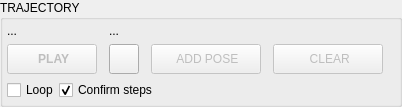
             <widget class="QGroupBox" name="gb_trajectory">
              <property name="sizePolicy">
               <sizepolicy hsizetype="Preferred" vsizetype="Preferred">
                <horstretch>0</horstretch>
                <verstretch>0</verstretch>
               </sizepolicy>
              </property>
              <property name="title">
               <string>TRAJECTORY</string>
              </property>
              <layout class="QGridLayout" name="gl_trajectory">
               <property name="leftMargin">
                <number>4</number>
               </property>
               <property name="topMargin">
                <number>4</number>
               </property>
               <property name="rightMargin">
                <number>4</number>
               </property>
               <property name="bottomMargin">
                <number>4</number>
               </property>
               <property name="horizontalSpacing">
                <number>12</number>
               </property>
               <item row="0" column="0">
                <widget class="QLabel" name="l_trajectory_name">
                 <property name="statusTip">
                  <string>Trajectory file name</string>
                 </property>
                 <property name="text">
                  <string>...</string>
                 </property>
                </widget>
               </item>
               <item row="0" column="1">
                <widget class="QLabel" name="l_trajectory_step">
                 <property name="statusTip">
                  <string>Current step / total steps</string>
                 </property>
                 <property name="text">
                  <string>...</string>
                 </property>
                </widget>
               </item>
               <item row="1" column="4">
                <spacer name="h_spacer_trajectory">
                 <property name="orientation">
                  <enum>Qt::Orientation::Horizontal</enum>
                 </property>
                 <property name="sizeHint" stdset="0">
                  <size>
                   <width>0</width>
                   <height>20</height>
                  </size>
                 </property>
                </spacer>
               </item>
               <item row="1" column="2">
                <widget class="QPushButton" name="pb_trajectory_add">
                 <property name="enabled">
                  <bool>false</bool>
                 </property>
                 <property name="minimumSize">
                  <size>
                   <width>110</width>
                   <height>30</height>
                  </size>
                 </property>
                 <property name="statusTip">
                  <string>Save the previously commanded pose to the trajectory</string>
                 </property>
                 <property name="text">
                  <string> ADD POSE</string>
                 </property>
                 <property name="icon">
                  <iconset theme="QIcon::ThemeIcon::ListAdd"/>
                 </property>
                </widget>
               </item>
               <item row="1" column="3">
                <widget class="QPushButton" name="pb_trajectory_clear">
                 <property name="enabled">
                  <bool>false</bool>
                 </property>
                 <property name="minimumSize">
                  <size>
                   <width>110</width>
                   <height>30</height>
                  </size>
                 </property>
                 <property name="statusTip">
                  <string>Clear the trajectory</string>
                 </property>
                 <property name="text">
                  <string> CLEAR</string>
                 </property>
                 <property name="icon">
                  <iconset theme="QIcon::ThemeIcon::EditClear"/>
                 </property>
                </widget>
               </item>
               <item row="1" column="0">
                <widget class="QPushButton" name="pb_trajectory_play">
                 <property name="enabled">
                  <bool>false</bool>
                 </property>
                 <property name="sizePolicy">
                  <sizepolicy hsizetype="Fixed" vsizetype="Fixed">
                   <horstretch>0</horstretch>
                   <verstretch>0</verstretch>
                  </sizepolicy>
                 </property>
                 <property name="minimumSize">
                  <size>
                   <width>90</width>
                   <height>30</height>
                  </size>
                 </property>
                 <property name="maximumSize">
                  <size>
                   <width>90</width>
                   <height>30</height>
                  </size>
                 </property>
                 <property name="font">
                  <font>
                   <bold>true</bold>
                  </font>
                 </property>
                 <property name="statusTip">
                  <string>Play or pause the current trajectory</string>
                 </property>
                 <property name="text">
                  <string> PLAY</string>
                 </property>
                 <property name="icon">
                  <iconset theme="QIcon::ThemeIcon::MediaPlaybackStart"/>
                 </property>
                </widget>
               </item>
               <item row="1" column="1">
                <widget class="QPushButton" name="pb_trajectory_reverse">
                 <property name="sizePolicy">
                  <sizepolicy hsizetype="Fixed" vsizetype="Fixed">
                   <horstretch>0</horstretch>
                   <verstretch>0</verstretch>
                  </sizepolicy>
                 </property>
                 <property name="minimumSize">
                  <size>
                   <width>30</width>
                   <height>30</height>
                  </size>
                 </property>
                 <property name="maximumSize">
                  <size>
                   <width>30</width>
                   <height>30</height>
                  </size>
                 </property>
                 <property name="statusTip">
                  <string>Reverse the current trajectory</string>
                 </property>
                 <property name="text">
                  <string/>
                 </property>
                 <property name="icon">
                  <iconset theme="QIcon::ThemeIcon::ObjectRotateLeft"/>
                 </property>
                 <property name="checkable">
                  <bool>true</bool>
                 </property>
                </widget>
               </item>
               <item row="2" column="0" colspan="5">
                <layout class="QHBoxLayout" name="hl_trajectory_options">
                 <item>
                  <widget class="QCheckBox" name="chk_trajectory_loop">
                   <property name="statusTip">
                    <string>After the last step, start over from the first (in the current direction)</string>
                   </property>
                   <property name="text">
                    <string>Loop</string>
                   </property>
                  </widget>
                 </item>
                 <item>
                  <widget class="QCheckBox" name="chk_trajectory_confirm">
                   <property name="statusTip">
                    <string>Ask before every step (the first move always asks)</string>
                   </property>
                   <property name="text">
                    <string>Confirm steps</string>
                   </property>
                   <property name="checked">
                    <bool>true</bool>
                   </property>
                  </widget>
                 </item>
                 <item>
                  <spacer name="h_spacer_trajectory_options">
                   <property name="orientation">
                    <enum>Qt::Orientation::Horizontal</enum>
                   </property>
                   <property name="sizeHint" stdset="0">
                    <size>
                     <width>0</width>
                     <height>20</height>
                    </size>
                   </property>
                  </spacer>
                 </item>
                </layout>
               </item>
              </layout>
             </widget>
